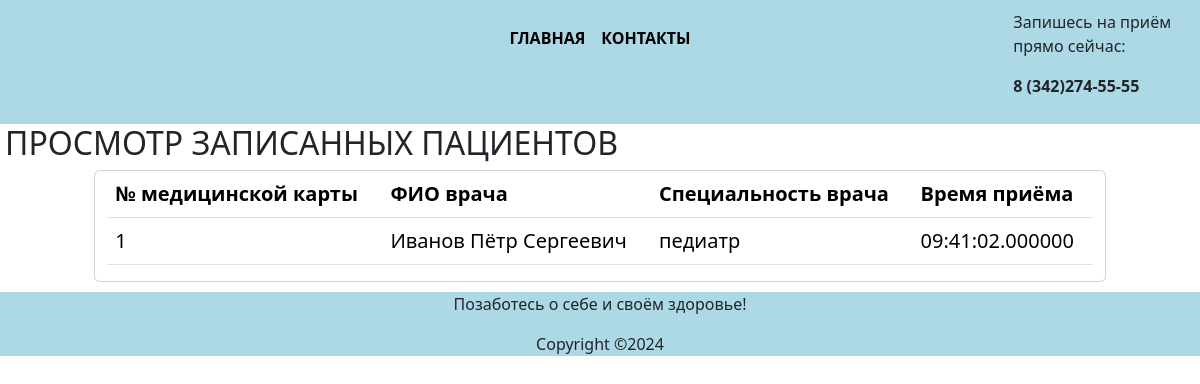
The app's page /registeredpatients.php with its own data.
### tables this page shows
CREATE TABLE `tal` (
  `id_patient` int(11) NOT NULL,
  `spec` varchar(11) NOT NULL,
  `fio` varchar(30) NOT NULL,
  `vremya` time(6) NOT NULL,
  `nomer` int(11) NOT NULL
);

### registeredpatients.php (the view, shortened to what this page needs)
<?php
include 'template/head.php';
include 'template/nav.php';
include 'template/data.php';
?>
<main>
<h2 class="stl1">ПРОСМОТР ЗАПИСАННЫХ ПАЦИЕНТОВ</h2>
      <section id="talon">
        <div class="row">
         <div class="col-lg-1"></div>
          <div class="card col-lg-10" >
            <table class="table">
              <tr>
			  <th>№ медицинской карты</th>
			  <th>ФИО врача</th>
                <th>Специальность врача</th>
                <th>Время приёма</th>
              </tr>
               <?php
                 $result=$mysqli->query('SELECT * FROM tal');
                 foreach( $result as $row)
                 {
                  echo '<tr>
                        <td>'.$row['nomer'].'</td>
                        <td>'.$row['fio'].'</td>
                        <td>'.$row['spec'].'</td>
                        <td>'.$row['vremya'].'</td>
                        </tr>';
                 }
               ?>
            </table>
          </div>
          <div class="col-lg-1"></div>
        </div>
      </section>
</main>
<?php
include 'template/footer.php';
?>

### css/style.css (style rules this page uses)
* { margin: 0; box-sizing: border-box; }
header, nav, main, section, footer { display: block }
main { padding-left: 5px; padding-right: 5px; padding-bottom: 10px; font-size: 20px; }

### records on screen
tal: nomer "1", fio "Иванов Пётр Сергеевич", spec "педиатр", vremya "09:41:02.000000"
